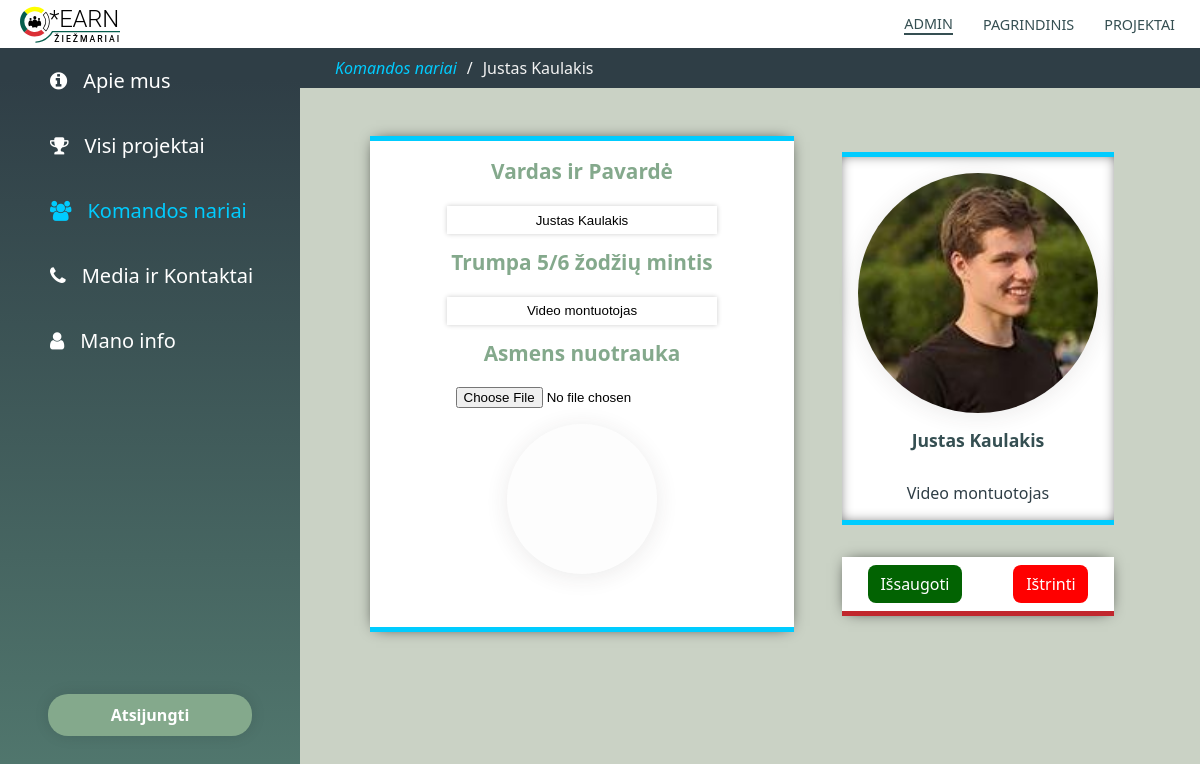
The page /admin/komandos-nariai/redagavimas-1 (signed in) on the database its author committed.
### iearn/models.py (models this page shows, shortened)
class TeamMembers(db.Model):
    id = db.Column(db.Integer, primary_key=True)
    name = db.Column(db.String(20), nullable=False)
    description = db.Column(db.String(20), nullable=False)
    profile_image_file = db.Column(db.String(20), nullable=False, default='default-profile.jpg')
    image_path = db.Column(db.String(200), nullable=True)

### iearn/routes.py (the view)
@app.route('/admin/komandos-nariai/redagavimas-<int:member_id>', methods=['GET', 'POST'])
@login_required
def edit_member(member_id):
    member = TeamMembers.query.get_or_404(member_id)
    form = CreateTeamMemberForm()
    if form.validate_on_submit():
        if form.save.data == True:
            member.name = form.name.data                        #  Change name of a member
            member.description = form.member_description.data   # Change description of a member
            if form.profile_pic.data:                           # If a picture is selected then change the profile
                if member.image_path != 'None':                 # picture of the member
                    os.remove(member.image_path)
                profile_image_file, image_path = save_picture(form.profile_pic.data, 'Nariai', 240)
                member.profile_image_file = profile_image_file
                member.image_path = image_path
            db.session.commit()
            flash('Klubo nartys atnaujintas!', 'success')
            return redirect(url_for('edit_member', member_id=member.id))
        elif form.delete.data == True:                         # If pressed "Delete", delete the member
            db.session.delete(member)
            db.session.commit()
            return redirect(url_for('team_members'))
    elif request.method == 'GET':                              #  When the page is loaded
        form.name.data = member.name                           #  show all of the member data in the inputs
        form.member_description.data = member.description
    return  render_template('a-nario-redagavimas.html', title='Nario redagavimas', form=form, member=member)

### iearn/forms.py
class CreateTeamMemberForm(FlaskForm):
    name = StringField('Vardas ir Pavardė', validators=[DataRequired()])
    member_description = StringField('Trumpa 5/6 žodžių mintis', validators=[DataRequired()])
    profile_pic = FileField('Asmens nuotrauka', validators=[FileAllowed(['jpeg', 'jpg', 'png'], 'Tinka tik "jpg", "jpeg", "png" formato nuotraukos.')])
    save = SubmitField('Išsaugoti')
    delete = SubmitField('Išstrinti')

### iearn/models.py (called while the page is built)
@login_manager.user_loader
def load_user(user_id):
    return Admin.query.get(int(user_id))

### iearn/templates/a-nario-redagavimas.html (shortened to what this page needs)
{% extends "a-layout.html" %}
{% block style %}
    <link rel="stylesheet" type="text/css" href="{{ url_for('static', filename='a-nario-redagavimas-style.css') }}" />
{% endblock style %}
{% block content %}
<div class="top-bar">
    <ul>
        <li id="active-vieta">
            <a style="font-style: italic; color: #00ccff;" href=" {{ url_for('team_members') }} ">Komandos nariai</a>
        </li>
        <li>/</li>
        {% if title == "Nario redagavimas" %}
            <li>{{ member.name }}</li>
        {% elif title == "Nario sukurimas" %}
            <li>{{ title }}</li>
        {% endif %}
    </ul>
</div>
<div class="content">
    <form autocomplete="off" method="POST" action="" enctype="multipart/form-data">
        <div class="form-grid">
            <div class="col col-1">
                <div>
                    <div class="label">{{ form.name.label() }}</div>
                    {% if form.name.errors %}
                        {{ form.name(class="text-input error-field",  placeholder="Kas aš esu?") }}
                        <div class="error-note">
                            {% for error in form.name.errors %}
                            <span>{{ error }}</span>
                            {% endfor %}
                        </div>
                        {% else %}
                        {{ form.name(class="text-input",  placeholder="Kas aš esu?") }}
                    {% endif %}
                </div>
                <div>
                    <div class="label">{{ form.member_description.label() }}</div>
                    {% if form.member_description.errors %}
                        {{ form.member_description(class="text-input error-field",  placeholder="Kas aš toksai?") }}
                        <div class="error-note">
                            {% for error in form.member_description.errors %}
                            <span>{{ error }}</span>
                            {% endfor %}
                        </div>
                        {% else %}
                        {{ form.member_description(class="text-input",  placeholder="Kas aš toksai?") }}
                    {% endif %}
                </div>
                <div>
                    <div class="label">{{ form.profile_pic.label() }}</div>
                    {{ form.profile_pic(id="src") }}
                    <div class="nario-nuotrauka">
                    </div>
                </div>
            </div>
            <div class="col col-2">
                <div class="Nariai-card">
                    <div>
                        <img src="{{ url_for('static', filename='images/Nariai/' + member.profile_image_file) }}" alt="Profilinė nuotrauka">
                    </div>
                    <h2>{{ member.name }}</h2>
                    <p>{{ member.description }}</p>
                </div>
                <div class="buttons">
                    <div class="btn-box">{{ form.save(class="btn btn-save") }}</div>
                    {% if title == "Nario redagavimas" %}
                        <p id="confirm-deletion" class="btn btn-delete" >Ištrinti</p>
                    {% endif %}
                </div>
            </div>
        </div>
    </form>
</div>
{% endblock content %}

### iearn/static/a-static-style.css (style rules this page uses)
* { list-style: none; text-decoration: none; }
a { -webkit-transition: all 0.2s cubic-bezier(0.55, 0.085, 0.68, 0.53); transition: all 0.2s cubic-bezier(0.55, 0.085, 0.68, 0.53); }
h2 { font-family: 'Segoe UI', Verdana, Nunito sans, 'Segoe UI', Tahoma, Geneva, sans-serif; font-size: 1.1em; color: #354f52; }
p { color: #2f3e46; }
html, body { min-height: 100%; width: 100%; }
body { font-family: Segoe UI; margin: 0; background-color: #cad2c5; }
.grid .projektai .top-bar { background-color: #2f3e46; height: 2.5em; width: 100%; display: -webkit-box; display: -ms-flexbox; display: flex; -webkit-box-align: center; -ms-flex-align: center; align-items: center; }
.grid .projektai .top-bar ul { margin: 0; padding-left: 30px; display: -webkit-box; display: -ms-flexbox; display: flex; justify-items: space-between; }
.grid .projektai .top-bar ul li { display: inline-block; color: #f3f3f3; font-size: 16px; margin: 0 5px; }
input { outline: none; }

### rows shown on the page
TeamMembers: name "Justas Kaulakis", profile_image_file (picture), description "Video montuotojas"
